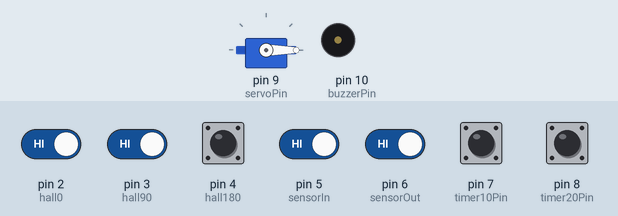
This sketch was run on a simulated Arduino Uno, built with avr-gcc and run on an emulated ATmega328P. Parts: servo, buzzer (waves = sounding, pin HIGH). The inputs (shaded band) are chosen by the test bench; at power-on: pin 2 (hall0), pin 3 (hall90), pin 4 (hall180), pin 5 (sensorIn), pin 6 (sensorOut), pin 7 (timer10Pin), pin 8 (timer20Pin) HIGH. What the sketch prints to the serial monitor is not drawn.

Above: at 1.2 s.
1.3 s: pin 3 (hall90) driven LOW
At 1.76 s:
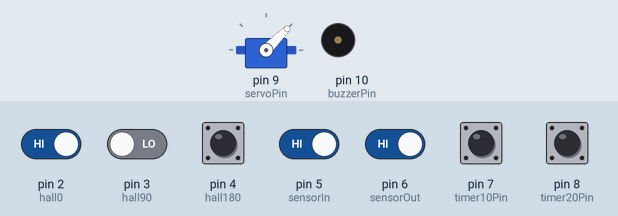
At 4.0 s:
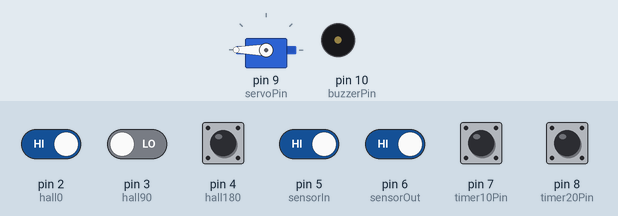
4.3 s: pin 2 (hall0) driven LOW
At 4.48 s:
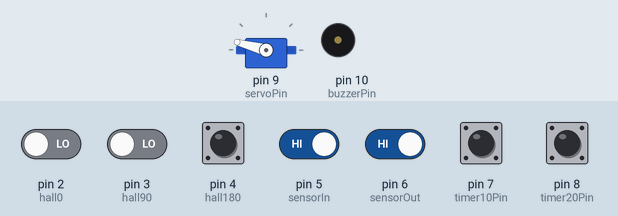
Timing chart, 0 to 7.7 s (numbered marks = the images above; inputs shaded):
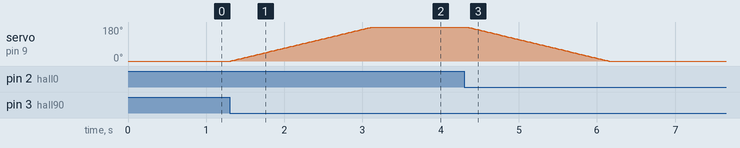

The sketch:

sketch_oct4b.ino
```cpp
#include <Servo.h>

Servo myServo;

// ----- Pin definitions -----
const int hall0 = 2;
const int hall90 = 3;
const int hall180 = 4;
const int sensorIn = 5;
const int sensorOut = 6;
const int timer10Pin = 7;
const int timer20Pin = 8;
const int servoPin = 9;
const int buzzerPin = 10;

// ----- Variables -----
int peopleCount = 0;
int lastPosition = 0; // 0=servo0°, 1=servo180°
bool actionDone = false;

// 5-minute waiting timer
bool waitTimerActive = false;
unsigned long waitStart = 0;
const unsigned long WAIT_TIME = 5UL * 60UL * 1000UL;

// Main timer (10min / 20min)
bool mainTimerActive = false;
unsigned long mainStart = 0;
unsigned long mainDuration = 0;
const unsigned long TEN_MIN = 10UL * 60UL * 1000UL;
const unsigned long TWENTY_MIN = 20UL * 60UL * 1000UL;
const unsigned long BUZZ_TIME = 20UL * 1000UL; // last 20s
bool buzzerOn = false;

void setup() {
  Serial.begin(9600);
  myServo.attach(servoPin);
  myServo.write(0);

  pinMode(hall0, INPUT);
  pinMode(hall90, INPUT);
  pinMode(hall180, INPUT);
  pinMode(sensorIn, INPUT);
  pinMode(sensorOut, INPUT);
  pinMode(timer10Pin, INPUT);
  pinMode(timer20Pin, INPUT);
  pinMode(buzzerPin, OUTPUT);

  digitalWrite(buzzerPin, LOW);
  Serial.println("System ready. Servo at 0°.");
}

void loop() {
  // ----- Read sensors -----
  int sensor0 = digitalRead(hall0);
  int sensor90 = digitalRead(hall90);
  int sensor180 = digitalRead(hall180);
  int inState = digitalRead(sensorIn);
  int outState = digitalRead(sensorOut);
  int timer10State = digitalRead(timer10Pin);
  int timer20State = digitalRead(timer20Pin);

  // ----- People counter -----
  static bool inPrev = HIGH, outPrev = HIGH;

  if (inPrev == HIGH && inState == LOW) {
    peopleCount++;
    Serial.print("Person entered. Count=");
    Serial.println(peopleCount);
  }
  if (outPrev == HIGH && outState == LOW && peopleCount > 0) {
    peopleCount--;
    Serial.print("Person exited. Count=");
    Serial.println(peopleCount);
  }
  inPrev = inState;
  outPrev = outState;

  // ----- KNOB ON -----
  if (lastPosition == 0 && (sensor90 == LOW || sensor180 == LOW) && !actionDone) {
    Serial.println("Knob ON → Servo to 180°");
    for (int pos = 0; pos <= 180; pos++) { myServo.write(pos); delay(10); }
    lastPosition = 1;
    actionDone = true;

    // Start 5-min wait if no one inside
    if (peopleCount == 0) {
      waitTimerActive = true;
      waitStart = millis();
      Serial.println("No one inside. 5-minute waiting timer started...");
    } else {
      waitTimerActive = false;
    }
  }

  // ----- 5-minute waiting timer -----
  if (waitTimerActive) {
    if (peopleCount > 0) {
      waitTimerActive = false;
      Serial.println("Person entered → waiting timer cancelled.");
    } else if (millis() - waitStart >= WAIT_TIME) {
      Serial.println("5 minutes passed with no one inside → Servo OFF.");
      turnOffRegulator();
      waitTimerActive = false;
    }
  }

  // ----- Timer switches -----
  if (lastPosition == 1 && !mainTimerActive) {
    if (timer10State == LOW) {
      mainTimerActive = true;
      mainStart = millis();
      mainDuration = TEN_MIN;
      Serial.println("10-minute timer started.");
    }
    if (timer20State == LOW) {
      mainTimerActive = true;
      mainStart = millis();
      mainDuration = TWENTY_MIN;
      Serial.println("20-minute timer started.");
    }
  }

  // ----- Main timer running -----
  if (mainTimerActive) {
    unsigned long elapsed = millis() - mainStart;
    unsigned long remaining = (mainDuration > elapsed) ? (mainDuration - elapsed) : 0;

    if (remaining <= BUZZ_TIME && remaining > 0) {
      digitalWrite(buzzerPin, HIGH);
      if (!buzzerOn) {
        Serial.println("Last 20 seconds → buzzer ON.");
        buzzerOn = true;
      }
    } else {
      digitalWrite(buzzerPin, LOW);
    }

    if (elapsed >= mainDuration) {
      Serial.println("Main timer complete → Servo OFF.");
      digitalWrite(buzzerPin, LOW);
      turnOffRegulator();
      mainTimerActive = false;
      buzzerOn = false;
    }
  }

  // ----- EMERGENCY OFF (Knob 0°) -----
  if (lastPosition == 1 && sensor0 == LOW) {
    Serial.println("Emergency OFF → Everything reset.");
    turnOffRegulator();
    waitTimerActive = false;
    mainTimerActive = false;
    digitalWrite(buzzerPin, LOW);
    buzzerOn = false;
  }

  // ----- Reset actionDone when knob released -----
  if (sensor0 == HIGH && sensor90 == HIGH && sensor180 == HIGH) {
    actionDone = false;
  }

  delay(50);
}

// ----- Helper: turn off regulator -----
void turnOffRegulator() {
  for (int pos = 180; pos >= 0; pos--) {
    myServo.write(pos);
    delay(10);
  }
  lastPosition = 0;
  Serial.println("Servo OFF (0°).");
}
```

Measured:
- after the input at 1.3 s, servo on pin 9 (servoPin): moves from 0° to 180° over 1.8 s, starting at once
- after the input at 4.3 s, servo on pin 9 (servoPin): moves from 180° to 0° over 1.8 s, starting at once
